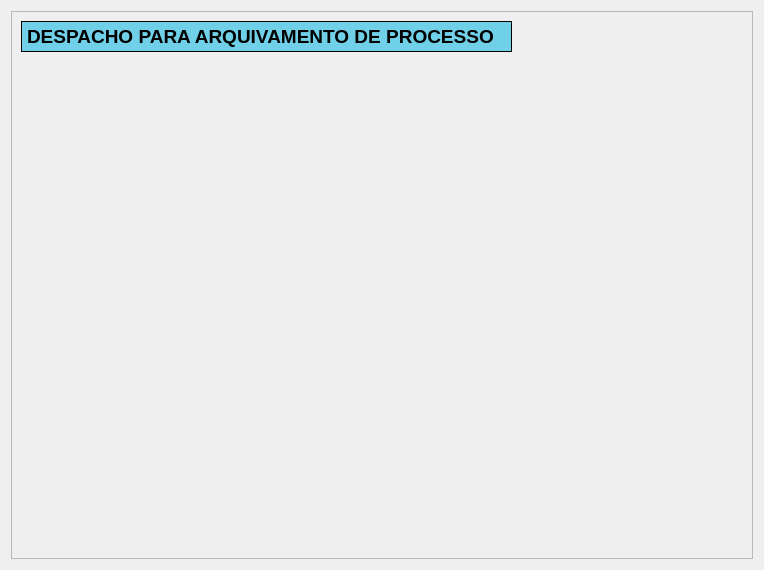
<?xml version="1.0" encoding="UTF-8"?>
<ui version="4.0">
 <class>Arquivamento</class>
 <widget class="QWidget" name="Arquivamento">
  <property name="geometry">
   <rect>
    <x>0</x>
    <y>0</y>
    <width>764</width>
    <height>570</height>
   </rect>
  </property>
  <property name="windowTitle">
   <string>Form</string>
  </property>
  <layout class="QVBoxLayout" name="verticalLayout_2">
   <item>
    <widget class="QScrollArea" name="scrollArea">
     <property name="widgetResizable">
      <bool>true</bool>
     </property>
     <widget class="QWidget" name="scrollAreaWidgetContents">
      <property name="geometry">
       <rect>
        <x>0</x>
        <y>0</y>
        <width>744</width>
        <height>550</height>
       </rect>
      </property>
      <widget class="QLabel" name="label">
       <property name="geometry">
        <rect>
         <x>9</x>
         <y>9</y>
         <width>491</width>
         <height>31</height>
        </rect>
       </property>
       <property name="minimumSize">
        <size>
         <width>0</width>
         <height>31</height>
        </size>
       </property>
       <property name="styleSheet">
        <string notr="true">QLabel {
border: 1px solid black;
background-color: rgb(112,208,232);
font-weight: bold;
font-size: 14pt;
}</string>
       </property>
       <property name="text">
        <string>DESPACHO PARA ARQUIVAMENTO DE PROCESSO</string>
       </property>
      </widget>
     </widget>
    </widget>
   </item>
  </layout>
 </widget>
 <resources/>
 <connections/>
</ui>
